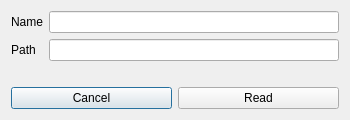
<?xml version="1.0" encoding="UTF-8"?>
<ui version="4.0">
 <class>ReadDialog</class>
 <widget class="QDialog" name="ReadDialog">
  <property name="geometry">
   <rect>
    <x>0</x>
    <y>0</y>
    <width>350</width>
    <height>120</height>
   </rect>
  </property>
  <property name="minimumSize">
   <size>
    <width>350</width>
    <height>120</height>
   </size>
  </property>
  <property name="maximumSize">
   <size>
    <width>350</width>
    <height>120</height>
   </size>
  </property>
  <property name="windowTitle">
   <string>Dialog</string>
  </property>
  <layout class="QGridLayout" name="gridLayout">
   <item row="0" column="0" colspan="2">
    <layout class="QFormLayout" name="formLayout">
     <item row="0" column="0">
      <widget class="QLabel" name="label">
       <property name="text">
        <string>&lt;html&gt;&lt;head/&gt;&lt;body&gt;&lt;p align=&quot;center&quot;&gt;Name&lt;/p&gt;&lt;/body&gt;&lt;/html&gt;</string>
       </property>
      </widget>
     </item>
     <item row="1" column="0">
      <widget class="QLabel" name="label_2">
       <property name="text">
        <string>&lt;html&gt;&lt;head/&gt;&lt;body&gt;&lt;p align=&quot;center&quot;&gt;Path&lt;/p&gt;&lt;/body&gt;&lt;/html&gt;</string>
       </property>
      </widget>
     </item>
     <item row="0" column="1">
      <widget class="QLineEdit" name="name_line"/>
     </item>
     <item row="1" column="1">
      <widget class="QLineEdit" name="path_line"/>
     </item>
    </layout>
   </item>
   <item row="1" column="0">
    <widget class="QPushButton" name="CancelButton">
     <property name="text">
      <string>Cancel</string>
     </property>
    </widget>
   </item>
   <item row="1" column="1">
    <widget class="QPushButton" name="ReadButton">
     <property name="text">
      <string>Read</string>
     </property>
    </widget>
   </item>
  </layout>
 </widget>
 <resources/>
 <connections/>
</ui>
